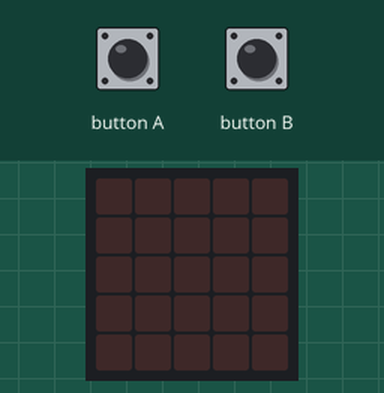
The program below on a simulated BBC micro:bit running MicroPython. Shown: the board's 5×5 LED display. Inputs (shaded band) come from the test bench.

Above: at 1.2 s.
1.3 s: button A pressed for 0.15 s
At 2.5 s:
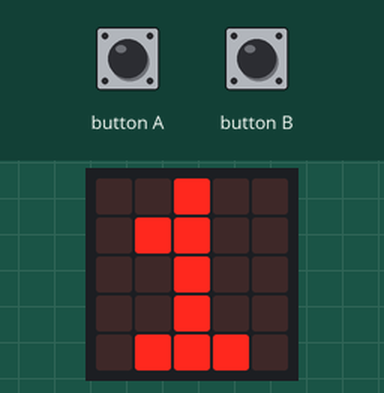
2.9 s: button B pressed for 0.15 s
At 4.5 s:
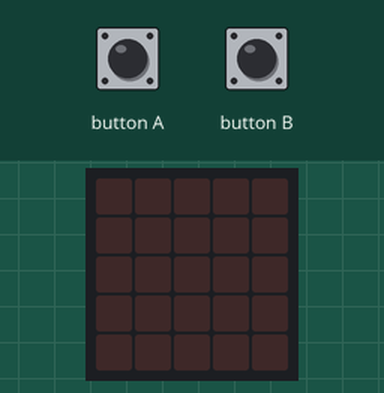
5.4 s: button A pressed for 1 s
At 6.8 s:
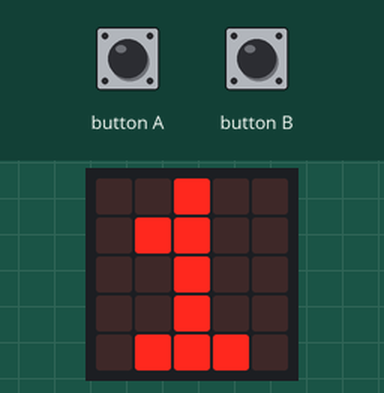
Timing chart, 0 to 8.4 s (numbered marks = the images above; inputs shaded):
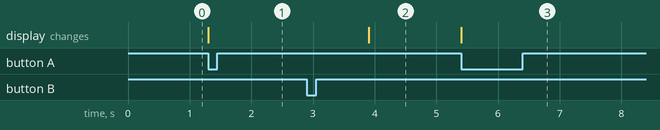

Measured:
- after the input at 1.3 s, the display: changes at once (image 1)
- after the input at 2.9 s, the display: changes after 1.0 s (image 2)
- after the input at 5.4 s, the display: changes at once (image 3)

The program:

02_04_ajastin.py
```python
# 02_04_ajastin.py
from microbit import *

sekunnit = 0
while True:
    asento = accelerometer.current_gesture()
    if button_a.was_pressed():
        sekunnit = sekunnit + 1
        display.show(sekunnit)
    elif button_b.was_pressed():
        while sekunnit > 0:
            display.show(sekunnit)
            sleep(1000)
            sekunnit = sekunnit - 1
        display.clear()
    elif asento == "shake":
        sekunnit = 0
        display.show(sekunnit)
```
